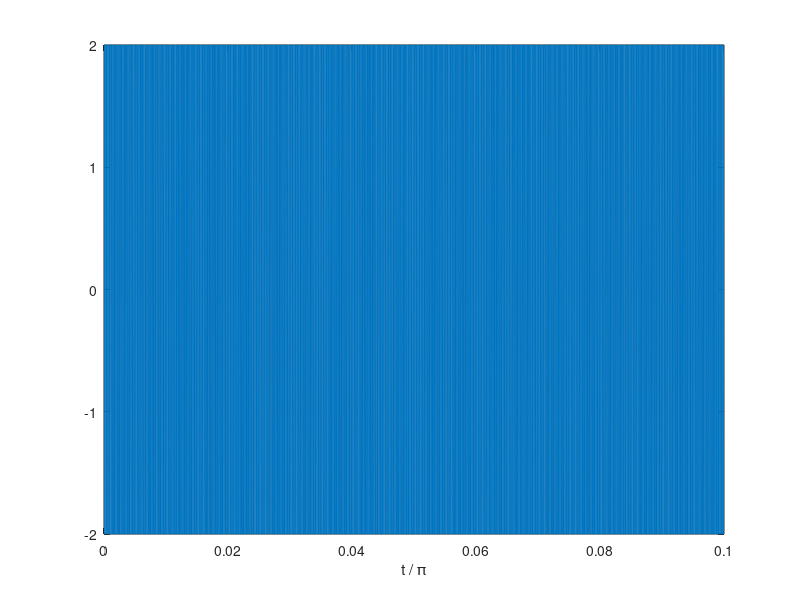

This figure's MATLAB source:
function tGraph() %deprecated
    sine_F = 5000;
    fs = 44000;
    amp= 2;
    StopTime = 0.1;
    offset = 1;
    dt = 1/fs;                   % seconds per sample
    t = (0:dt:StopTime-dt)';     % seconds
    tramp = StopTime/3;
    tsil = StopTime/9;
    F = sine_F;                    % Sine wave frequency (hertz)
    output = amp*sin(2*pi*F*t);
                
    %define envelope
    % env = ones(length(tone),1);

    period = StopTime/10;
    pulses = ceil(StopTime/period);

    dutycycle = 0.5;

    x = amp*square(2*pi*F*t);

    plot(t,x)
    xlabel('t / \pi')
end